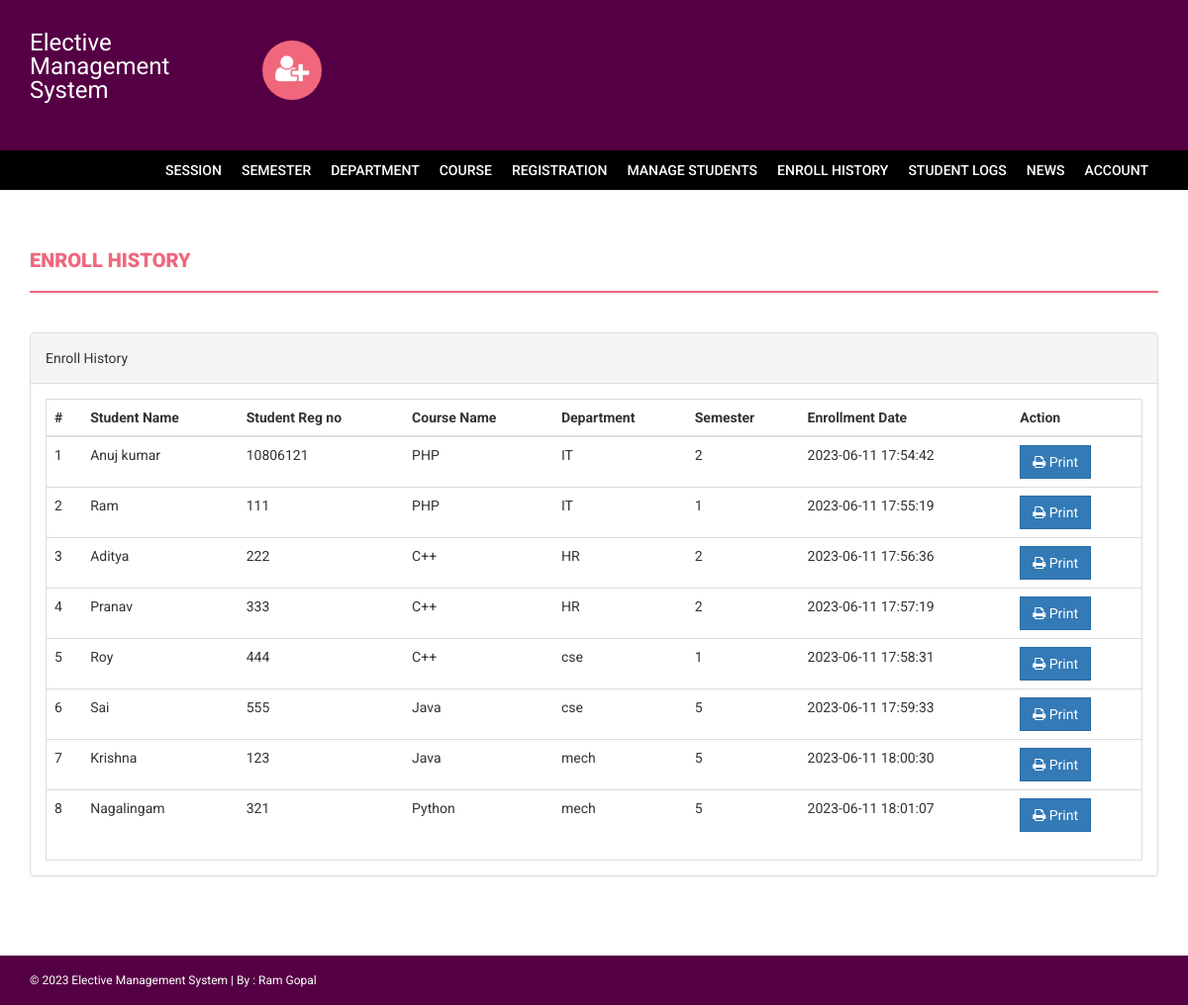
The app's page /s/admin/enroll-history.php (signed in) with its own data.
### tables this page shows
CREATE TABLE `courseenrolls` (
  `id` int(11) NOT NULL,
  `studentRegno` varchar(255) DEFAULT NULL,
  `pincode` varchar(255) DEFAULT NULL,
  `session` int(11) DEFAULT NULL,
  `department` int(11) DEFAULT NULL,
  `level` int(11) DEFAULT NULL,
  `semester` int(11) DEFAULT NULL,
  `course` int(11) DEFAULT NULL,
  `enrollDate` timestamp NULL DEFAULT current_timestamp()
);

CREATE TABLE `students` (
  `StudentRegno` varchar(255) NOT NULL,
  `studentPhoto` varchar(255) DEFAULT NULL,
  `password` varchar(255) DEFAULT NULL,
  `studentName` varchar(255) DEFAULT NULL,
  `pincode` varchar(255) DEFAULT NULL,
  `session` varchar(255) DEFAULT NULL,
  `department` varchar(255) DEFAULT NULL,
  `semester` varchar(255) DEFAULT NULL,
  `cgpa` decimal(10,2) DEFAULT NULL,
  `creationdate` timestamp NULL DEFAULT current_timestamp(),
  `updationDate` varchar(255) DEFAULT NULL,
  `mail` varchar(255) DEFAULT NULL,
  `phnumber` varchar(20) DEFAULT NULL
);

CREATE TABLE `course` (
  `id` int(11) NOT NULL,
  `courseCode` varchar(255) DEFAULT NULL,
  `courseName` varchar(255) DEFAULT NULL,
  `courseUnit` varchar(255) DEFAULT NULL,
  `noofSeats` int(11) DEFAULT NULL,
  `creationDate` timestamp NULL DEFAULT current_timestamp(),
  `updationDate` varchar(255) DEFAULT NULL,
  `credits` int(11) DEFAULT NULL
);

CREATE TABLE `department` (
  `id` int(11) NOT NULL,
  `department` varchar(255) DEFAULT NULL,
  `creationDate` timestamp NULL DEFAULT current_timestamp(),
  `maxcredits` int(11) DEFAULT NULL
);

CREATE TABLE `semester` (
  `id` int(11) NOT NULL,
  `semester` varchar(255) DEFAULT NULL,
  `creationDate` timestamp NULL DEFAULT current_timestamp(),
  `updationDate` varchar(255) DEFAULT NULL
);

### s/admin/enroll-history.php (the view, shortened to what this page needs)
<?php
if(strlen($_SESSION['alogin'])==0)
    {
header('location:index.php');
}
else{
?>
<!DOCTYPE html>
<html xmlns="http://www.w3.org/1999/xhtml">
<head>
    <link href="../assets/css/bootstrap.css" rel="stylesheet" />
    <link href="../assets/css/font-awesome.css" rel="stylesheet" />
    <link href="../assets/css/style.css" rel="stylesheet" />
</head>
<body>
<?php include('includes/header.php');?>
<?php if($_SESSION['alogin']!="")
{
 include('includes/menubar.php');
}
 ?>
    <div class="content-wrapper">
        <div class="container">
              <div class="row">
                    <div class="col-md-12">
                        <h1 class="page-head-line">Enroll History  </h1>
                    </div>
                </div>
                <div class="row" >
                <div class="col-md-12">
                    <div class="panel panel-default">
                        <div class="panel-heading">
                           Enroll History
                        </div>
                        <div class="panel-body">
                            <div class="table-responsive table-bordered">
                                <table class="table">
                                    <thead>
                                        <tr>
                                            <th>#</th>
                                                 <th>Student Name </th>
                                                    <th>Student Reg no </th>
                                            <th>Course Name </th>
                                            <th>Department </th>
                                                <th>Semester</th>
                                             <th>Enrollment Date</th>
                                             <th>Action</th>
                                        </tr>
                                    </thead>
                                    <tbody>
<?php
$sql=mysqli_query($con,"select courseenrolls.course as cid, course.courseName as courname,session.session as session,department.department as dept,courseenrolls.enrollDate as edate ,semester.semester as sem,students.studentName as sname,students.StudentRegno as sregno from courseenrolls join course on course.id=courseenrolls.course join session on session.id=courseenrolls.session join department on department.id=courseenrolls.department   join semester on semester.id=courseenrolls.semester join students on students.StudentRegno=courseenrolls.studentRegno ");
$cnt=1;
while($row=mysqli_fetch_array($sql))
{
?>
                                        <tr>
                                            <td><?php echo $cnt;?></td>
                                              <td><?php echo htmlentities($row['sname']);?></td>
                                            <td><?php echo htmlentities($row['sregno']);?></td>
                                            <td><?php echo htmlentities($row['courname']);?></td>
                                            <td><?php echo htmlentities($row['dept']);?></td>
                                            <td><?php echo htmlentities($row['sem']);?></td>
                                             <td><?php echo htmlentities($row['edate']);?></td>
                                            <td>
                                            <a href="print.php?id=<?php echo $row['cid']?>" target="_blank">
<button class="btn btn-primary"><i class="fa fa-print "></i> Print</button> </a>
                                            </td>
                                        </tr>
<?php
$cnt++;
} ?>
                                    </tbody>
                                </table>
                            </div>
                        </div>
                    </div>
                </div>
            </div>
        </div>
    </div>
  <?php include('includes/footer.php');?>
</body>
</html>
<?php } ?>

### s/assets/css/style.css (style rules this page uses)
body { font-family: 'Roboto', sans-serif; line-height: 30px; }
.content-wrapper { margin-top: 40px; min-height: 600px; padding-bottom: 60px; }
.page-head-line { font-weight: 900; padding-bottom: 20px; border-bottom: 2px solid #F0677C; text-transform: uppercase; color: #F0677C; font-size: 20px; margin-bottom: 40px; }
.btn { border-radius: 0px; -webkit-border-radius: 0px; -moz-border-radius: 0px; }

### records on screen
courseenrolls: students.studentName "Anuj kumar", students.StudentRegno "10806121", course.courseName "PHP", department.department "IT", semester.semester "2", enrollDate "2023-06-11 17:54:42"
courseenrolls: students.studentName "Ram", students.StudentRegno "111", course.courseName "PHP", department.department "IT", semester.semester "1", enrollDate "2023-06-11 17:55:19"
courseenrolls: students.studentName "Aditya", students.StudentRegno "222", course.courseName "C++", department.department "HR", semester.semester "2", enrollDate "2023-06-11 17:56:36"
courseenrolls: students.studentName "Pranav", students.StudentRegno "333", course.courseName "C++", department.department "HR", semester.semester "2", enrollDate "2023-06-11 17:57:19"
courseenrolls: students.studentName "Roy", students.StudentRegno "444", course.courseName "C++", department.department "cse", semester.semester "1", enrollDate "2023-06-11 17:58:31"
courseenrolls: students.studentName "Sai", students.StudentRegno "555", course.courseName "Java", department.department "cse", semester.semester "5", enrollDate "2023-06-11 17:59:33"
courseenrolls: students.studentName "Krishna", students.StudentRegno "123", course.courseName "Java", department.department "mech", semester.semester "5", enrollDate "2023-06-11 18:00:30"
courseenrolls: students.studentName "Nagalingam", students.StudentRegno "321", course.courseName "Python", department.department "mech", semester.semester "5", enrollDate "2023-06-11 18:01:07"
